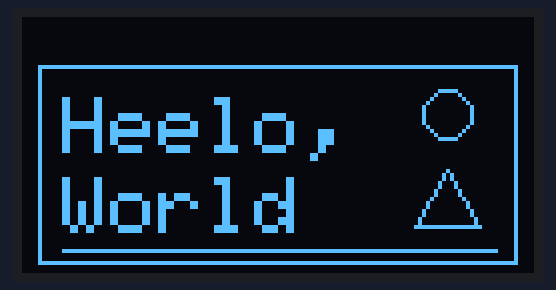
This sketch was run on a simulated Arduino Uno, built with avr-gcc and run on an emulated ATmega328P. Shown: 128×64 one-colour display.

Above: at 0.1 s.

The sketch:

sketch_jun10c_oled_03_copy_20260610161614_line_08.ino
```cpp
#include <Wire.h>
#include <Adafruit_GFX.h>
#include <Adafruit_SSD1306.h>

#define SCREEN_WIDTH 128
#define SCREEN_HEIGHT 64

Adafruit_SSD1306 display(SCREEN_WIDTH, SCREEN_HEIGHT);

void setup() {
  // put your setup code here, to run once:
  display.begin(SSD1306_SWITCHCAPVCC,0x3C);

   display.clearDisplay();

   display.setTextSize(2);
   display.setTextColor(SSD1306_WHITE);
   display.setCursor(10,20);

   display.println("Heelo,");
   display.setCursor(10, 40);
   display.println("World");

   display.drawLine(10, 58, 118, 58, SSD1306_WHITE);

   display.drawRect(4, 12, 120, 50, SSD1306_WHITE);

   display.drawCircle(106, 24, 6, SSD1306_WHITE);

   display.drawTriangle(106, 38, 98, 52, 114, 52, SSD1306_WHITE);


   display.display();

}

void loop() {
  // put your main code here, to run repeatedly:

}
```
